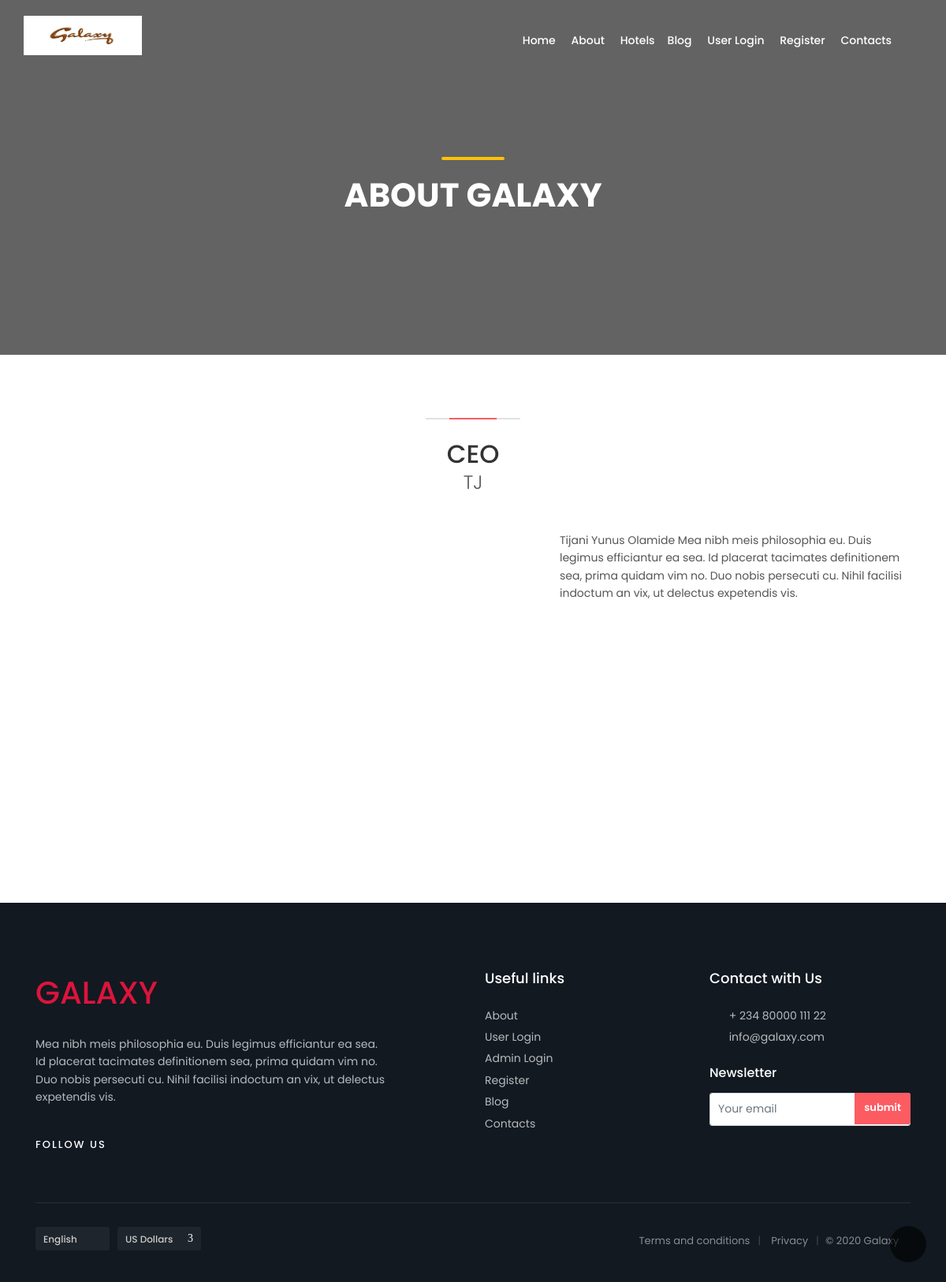
The page /pages/detail-page/1 on the database its author committed.
### frontend/models.py (models this page shows, shortened)
class About(models.Model):
    pst_image = models.FileField(null=True, verbose_name='Founder Image', blank=True, upload_to='uploads/')
    pst_name = models.CharField(max_length=150, verbose_name= 'Founder Name')
    pst_title = models.CharField(max_length=150, verbose_name= 'Founder Title')
    content = models.TextField()
    def profile_img(self):
        if self.pst_image:
            return self.pst_image.url
        return '/static/frontend/img/avatar1.jpg'
    class Meta():
        verbose_name_plural = 'About'

### frontend/views.py (the view)
# urls.py: path('detail-page/<int:abt_id>', views.about_detail, name='about_detail'),
def about_detail(request, abt_id):
    detail = About.objects.get(id=abt_id)
    return render(request, 'frontend/about_detail.html', {'det':detail})

### templates/frontend/about_detail.html (shortened to what this page needs)
{% extends 'frontend/base.html' %}
{% load static %}
{% block content %}
	<main>
		<section class="hero_in general">
			<div class="wrapper">
				<div class="container">
					<h1 class="fadeInUp"><span></span>About Galaxy</h1>
				</div>
			</div>
		</section>
		<div class="bg_color_1">
			<div class="container margin_80_55">
				{% if det%}
					<div class="main_title_2">
						<span><em></em></span>
						<h2>{{ det.pst_title}}</h2>
						<p>{{ det.pst_name}}</p>
					</div>
					<div class="row justify-content-between">
						<div class="col-lg-6 wow" data-wow-offset="150">
							<figure class="block-reveal">
								<div class="block-horizzontal"></div>
							</figure>
						</div>
						<div class="col-lg-5">
							<p>{{ det.content }}</p>
						</div>
					</div>
				{% endif %}
			</div>
		</div>
		</div>
{% endblock %}

### rows shown on the page
About: pst_title "CEO", pst_name "TJ", content "Tijani Yunus Olamide Mea nibh meis philosophia eu. Duis legimus efficiantur ea sea. Id placerat tacimates definitionem sea, prima quidam vim no. Duo nobis persecuti cu. Nihil facilisi indoctum an vix, ut delectus expetendis vis."
